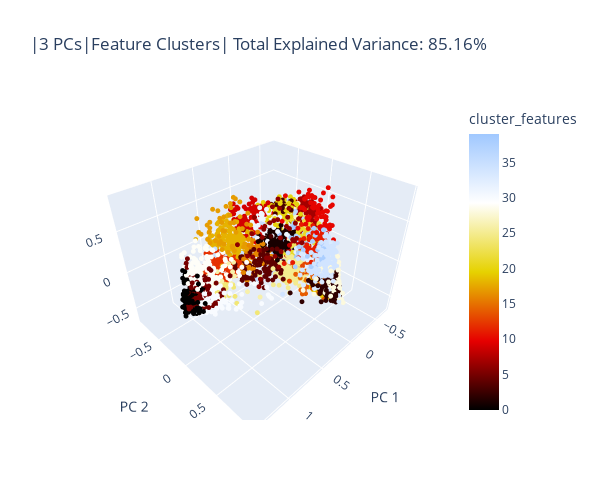

The cell this chart's notebook holds for it:
### Code cell
# Plot the feature clusters
fig = px.scatter_3d(
    spotify_pca, x="pca0", y="pca1", z="pca2",
    color="cluster_features",
    color_continuous_scale="blackbody",
    title=f'|3 PCs|Feature Clusters| Total Explained Variance: {explained_var_3dims:.2f}%',
    labels={'pca0': 'PC 1', 'pca1': 'PC 2', 'pca2': 'PC 3'},
    width=600, height=500
)
fig.update_traces(marker_size = 1.7)
fig.show()

### Figure 1 — Plotly figure (JSON) as saved in the notebook; plotly's stock layout.template omitted (floating-point values rounded to 4 significant figures; data arrays with more than 128 entries replaced by an {"elided": "..."} marker saying what was removed)
{"data": [{"hovertemplate": "PC 1=%{x}<br>PC 2=%{y}<br>PC 3=%{z}<br>cluster_features=%{marker.color}<extra></extra>", "legendgroup": "", "marker": {"color": {"elided": "5114 int values"}, "coloraxis": "coloraxis", "size": 1.7, "symbol": "circle"}, "mode": "markers", "name": "", "scene": "scene", "showlegend": false, "type": "scatter3d", "x": {"elided": "5114 float values"}, "y": {"elided": "5114 float values"}, "z": {"elided": "5114 float values"}}], "layout": {"coloraxis": {"colorbar": {"title": {"text": "cluster_features"}}, "colorscale": [[0, "rgb(0,0,0)"], [0.25, "rgb(230,0,0)"], [0.5, "rgb(230,210,0)"], [0.75, "rgb(255,255,255)"], [1, "rgb(160,200,255)"]]}, "height": 500, "legend": {"tracegroupgap": 0}, "scene": {"domain": {"x": [0, 1], "y": [0, 1]}, "xaxis": {"title": {"text": "PC 1"}}, "yaxis": {"title": {"text": "PC 2"}}, "zaxis": {"title": {"text": "PC 3"}}}, "title": {"text": "|3 PCs|Feature Clusters| Total Explained Variance: 85.16%"}, "width": 600}}
